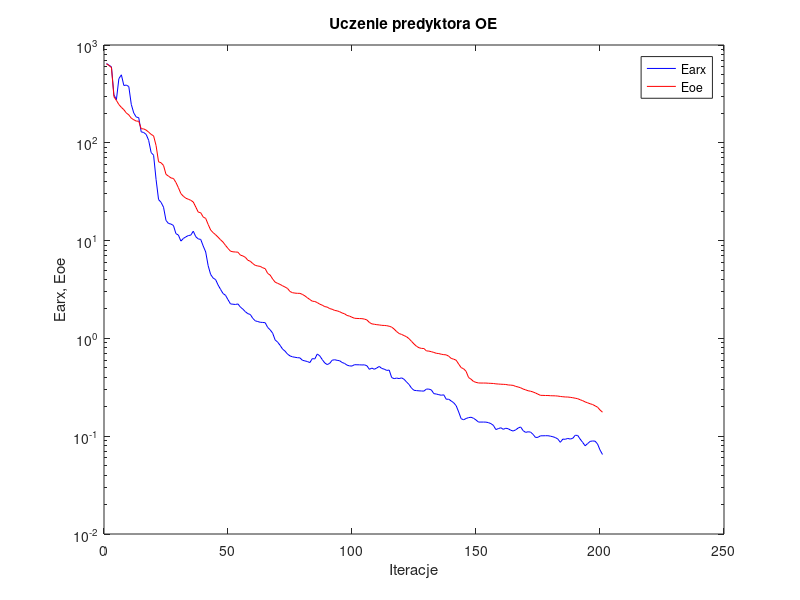
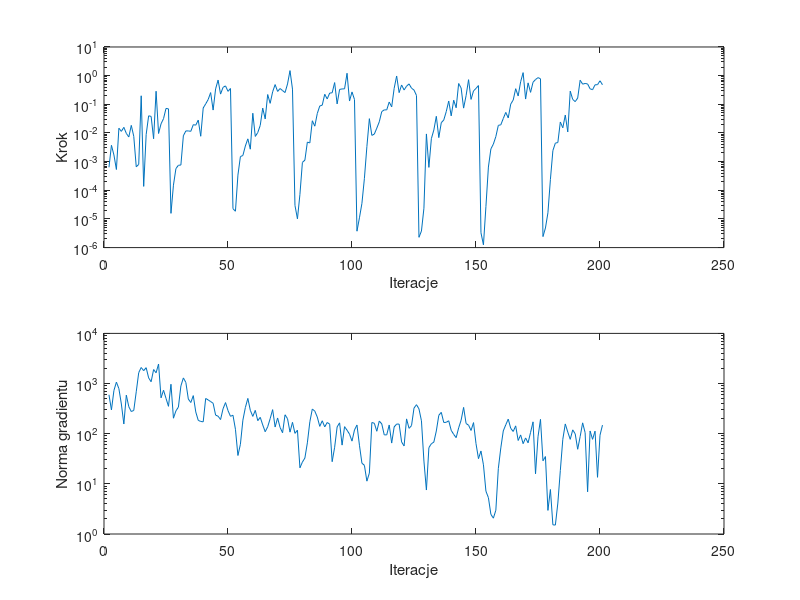

Write MATLAB code to recreate these figures, in order.
%uczenie predyktora oe
clear all;
n=0; farx(n+1)=6.458148e+002; foe(n+1)=6.420398e+002; wspucz(n+1)=0.000000e+000; ng(n+1)=0.000000e+000;
%odnowa zmiennej metryki
n=1; farx(n+1)=6.214109e+002; foe(n+1)=6.176414e+002; krok(n+1)=6.328553e-004; ng(n+1)=5.962145e+002;
n=2; farx(n+1)=5.979073e+002; foe(n+1)=5.884364e+002; krok(n+1)=3.709130e-003; ng(n+1)=2.985600e+002;
n=3; farx(n+1)=3.093941e+002; foe(n+1)=2.954288e+002; krok(n+1)=1.708036e-003; ng(n+1)=7.268508e+002;
n=4; farx(n+1)=2.761281e+002; foe(n+1)=2.715702e+002; krok(n+1)=5.304139e-004; ng(n+1)=1.067278e+003;
n=5; farx(n+1)=4.529353e+002; foe(n+1)=2.461129e+002; krok(n+1)=1.464382e-002; ng(n+1)=7.921356e+002;
n=6; farx(n+1)=4.956970e+002; foe(n+1)=2.304553e+002; krok(n+1)=1.136409e-002; ng(n+1)=3.905517e+002;
n=7; farx(n+1)=3.855498e+002; foe(n+1)=2.180620e+002; krok(n+1)=1.572814e-002; ng(n+1)=1.561311e+002;
n=8; farx(n+1)=3.891598e+002; foe(n+1)=2.019211e+002; krok(n+1)=9.659422e-003; ng(n+1)=5.871883e+002;
n=9; farx(n+1)=3.761018e+002; foe(n+1)=1.929395e+002; krok(n+1)=7.251821e-003; ng(n+1)=3.452178e+002;
n=10; farx(n+1)=2.470748e+002; foe(n+1)=1.784449e+002; krok(n+1)=1.840296e-002; ng(n+1)=2.765749e+002;
n=11; farx(n+1)=2.017252e+002; foe(n+1)=1.720722e+002; krok(n+1)=7.627492e-003; ng(n+1)=2.911555e+002;
n=12; farx(n+1)=1.834377e+002; foe(n+1)=1.667060e+002; krok(n+1)=6.603184e-004; ng(n+1)=6.859848e+002;
n=13; farx(n+1)=1.807988e+002; foe(n+1)=1.662555e+002; krok(n+1)=7.998863e-004; ng(n+1)=1.651598e+003;
n=14; farx(n+1)=1.295218e+002; foe(n+1)=1.393185e+002; krok(n+1)=1.981883e-001; ng(n+1)=2.088658e+003;
n=15; farx(n+1)=1.274892e+002; foe(n+1)=1.387322e+002; krok(n+1)=1.366331e-004; ng(n+1)=1.805253e+003;
n=16; farx(n+1)=1.218669e+002; foe(n+1)=1.348436e+002; krok(n+1)=8.806488e-003; ng(n+1)=2.072655e+003;
n=17; farx(n+1)=1.060888e+002; foe(n+1)=1.285709e+002; krok(n+1)=3.965874e-002; ng(n+1)=1.295715e+003;
n=18; farx(n+1)=7.961329e+001; foe(n+1)=1.219771e+002; krok(n+1)=3.783561e-002; ng(n+1)=1.087093e+003;
n=19; farx(n+1)=7.457542e+001; foe(n+1)=1.177238e+002; krok(n+1)=6.281400e-003; ng(n+1)=1.901090e+003;
n=20; farx(n+1)=4.209436e+001; foe(n+1)=9.364372e+001; krok(n+1)=2.857025e-001; ng(n+1)=1.639227e+003;
n=21; farx(n+1)=2.627666e+001; foe(n+1)=6.392999e+001; krok(n+1)=9.576149e-003; ng(n+1)=2.451605e+003;
n=22; farx(n+1)=2.462867e+001; foe(n+1)=6.250823e+001; krok(n+1)=2.085765e-002; ng(n+1)=5.186237e+002;
n=23; farx(n+1)=2.195978e+001; foe(n+1)=5.869545e+001; krok(n+1)=3.153338e-002; ng(n+1)=7.352453e+002;
n=24; farx(n+1)=1.607473e+001; foe(n+1)=4.756215e+001; krok(n+1)=7.190954e-002; ng(n+1)=5.070384e+002;
n=25; farx(n+1)=1.497273e+001; foe(n+1)=4.564855e+001; krok(n+1)=6.935426e-002; ng(n+1)=3.513796e+002;
%odnowa zmiennej metryki
n=26; farx(n+1)=1.476206e+001; foe(n+1)=4.371698e+001; krok(n+1)=1.565988e-005; ng(n+1)=9.685420e+002;
n=27; farx(n+1)=1.427673e+001; foe(n+1)=4.318109e+001; krok(n+1)=1.509285e-004; ng(n+1)=2.036346e+002;
n=28; farx(n+1)=1.177822e+001; foe(n+1)=3.933490e+001; krok(n+1)=5.723719e-004; ng(n+1)=2.852204e+002;
n=29; farx(n+1)=1.139592e+001; foe(n+1)=3.475267e+001; krok(n+1)=7.459007e-004; ng(n+1)=3.395697e+002;
n=30; farx(n+1)=9.882385e+000; foe(n+1)=3.024903e+001; krok(n+1)=7.601488e-004; ng(n+1)=8.953165e+002;
n=31; farx(n+1)=1.052016e+001; foe(n+1)=2.839895e+001; krok(n+1)=7.980009e-003; ng(n+1)=1.294824e+003;
n=32; farx(n+1)=1.091908e+001; foe(n+1)=2.712697e+001; krok(n+1)=1.175883e-002; ng(n+1)=1.052460e+003;
n=33; farx(n+1)=1.126045e+001; foe(n+1)=2.648374e+001; krok(n+1)=1.178924e-002; ng(n+1)=4.919321e+002;
n=34; farx(n+1)=1.137705e+001; foe(n+1)=2.582060e+001; krok(n+1)=1.140023e-002; ng(n+1)=4.182531e+002;
n=35; farx(n+1)=1.249095e+001; foe(n+1)=2.480725e+001; krok(n+1)=1.947831e-002; ng(n+1)=5.745125e+002;
n=36; farx(n+1)=1.096289e+001; foe(n+1)=2.205719e+001; krok(n+1)=1.869617e-002; ng(n+1)=2.716900e+002;
n=37; farx(n+1)=1.041024e+001; foe(n+1)=1.955525e+001; krok(n+1)=2.812841e-002; ng(n+1)=1.844995e+002;
n=38; farx(n+1)=1.027901e+001; foe(n+1)=1.926586e+001; krok(n+1)=7.671715e-003; ng(n+1)=1.753897e+002;
n=39; farx(n+1)=8.809068e+000; foe(n+1)=1.743325e+001; krok(n+1)=7.438244e-002; ng(n+1)=1.725190e+002;
n=40; farx(n+1)=7.657058e+000; foe(n+1)=1.686608e+001; krok(n+1)=1.032026e-001; ng(n+1)=5.044563e+002;
n=41; farx(n+1)=5.535459e+000; foe(n+1)=1.462889e+001; krok(n+1)=1.467726e-001; ng(n+1)=4.714422e+002;
n=42; farx(n+1)=4.503647e+000; foe(n+1)=1.284150e+001; krok(n+1)=2.561085e-001; ng(n+1)=4.370056e+002;
n=43; farx(n+1)=4.144553e+000; foe(n+1)=1.206845e+001; krok(n+1)=6.287977e-002; ng(n+1)=4.045945e+002;
n=44; farx(n+1)=3.990559e+000; foe(n+1)=1.147905e+001; krok(n+1)=3.444314e-001; ng(n+1)=2.347702e+002;
n=45; farx(n+1)=3.518217e+000; foe(n+1)=1.083333e+001; krok(n+1)=7.011953e-001; ng(n+1)=2.231488e+002;
n=46; farx(n+1)=3.170287e+000; foe(n+1)=1.019096e+001; krok(n+1)=2.268451e-001; ng(n+1)=1.913802e+002;
n=47; farx(n+1)=2.876769e+000; foe(n+1)=9.650162e+000; krok(n+1)=3.903951e-001; ng(n+1)=3.138635e+002;
n=48; farx(n+1)=2.758623e+000; foe(n+1)=8.930143e+000; krok(n+1)=4.386596e-001; ng(n+1)=4.172056e+002;
n=49; farx(n+1)=2.487724e+000; foe(n+1)=8.317070e+000; krok(n+1)=2.828655e-001; ng(n+1)=2.886714e+002;
n=50; farx(n+1)=2.251839e+000; foe(n+1)=7.793221e+000; krok(n+1)=3.556863e-001; ng(n+1)=2.222080e+002;
%odnowa zmiennej metryki
n=51; farx(n+1)=2.236755e+000; foe(n+1)=7.680901e+000; krok(n+1)=2.277170e-005; ng(n+1)=2.334524e+002;
n=52; farx(n+1)=2.222547e+000; foe(n+1)=7.647538e+000; krok(n+1)=1.858062e-005; ng(n+1)=1.224874e+002;
n=53; farx(n+1)=2.252392e+000; foe(n+1)=7.613529e+000; krok(n+1)=3.383827e-004; ng(n+1)=3.675840e+001;
n=54; farx(n+1)=2.089935e+000; foe(n+1)=7.103149e+000; krok(n+1)=1.499367e-003; ng(n+1)=6.151345e+001;
n=55; farx(n+1)=1.990787e+000; foe(n+1)=6.969119e+000; krok(n+1)=1.635770e-003; ng(n+1)=1.861673e+002;
n=56; farx(n+1)=1.874619e+000; foe(n+1)=6.743455e+000; krok(n+1)=3.516052e-003; ng(n+1)=3.325753e+002;
n=57; farx(n+1)=1.790658e+000; foe(n+1)=6.298305e+000; krok(n+1)=6.227174e-003; ng(n+1)=5.055017e+002;
n=58; farx(n+1)=1.756708e+000; foe(n+1)=6.145764e+000; krok(n+1)=2.716773e-003; ng(n+1)=2.927156e+002;
n=59; farx(n+1)=1.602274e+000; foe(n+1)=5.823161e+000; krok(n+1)=4.880471e-002; ng(n+1)=2.212382e+002;
n=60; farx(n+1)=1.511661e+000; foe(n+1)=5.581022e+000; krok(n+1)=7.557177e-003; ng(n+1)=2.920880e+002;
n=61; farx(n+1)=1.487242e+000; foe(n+1)=5.501227e+000; krok(n+1)=1.033570e-002; ng(n+1)=1.819084e+002;
n=62; farx(n+1)=1.461841e+000; foe(n+1)=5.449576e+000; krok(n+1)=1.835014e-002; ng(n+1)=2.121261e+002;
n=63; farx(n+1)=1.456044e+000; foe(n+1)=5.277032e+000; krok(n+1)=7.384818e-002; ng(n+1)=1.496520e+002;
n=64; farx(n+1)=1.446581e+000; foe(n+1)=5.163302e+000; krok(n+1)=3.081734e-002; ng(n+1)=1.094166e+002;
n=65; farx(n+1)=1.294729e+000; foe(n+1)=4.617727e+000; krok(n+1)=2.193298e-001; ng(n+1)=1.372224e+002;
n=66; farx(n+1)=1.223366e+000; foe(n+1)=4.439466e+000; krok(n+1)=1.081188e-001; ng(n+1)=1.996440e+002;
n=67; farx(n+1)=1.131564e+000; foe(n+1)=4.048792e+000; krok(n+1)=2.730900e-001; ng(n+1)=3.020239e+002;
n=68; farx(n+1)=9.655031e-001; foe(n+1)=3.764290e+000; krok(n+1)=4.880844e-001; ng(n+1)=1.359164e+002;
n=69; farx(n+1)=9.163713e-001; foe(n+1)=3.655040e+000; krok(n+1)=2.815910e-001; ng(n+1)=2.059009e+002;
n=70; farx(n+1)=8.502390e-001; foe(n+1)=3.566872e+000; krok(n+1)=3.550835e-001; ng(n+1)=1.333628e+002;
n=71; farx(n+1)=7.777913e-001; foe(n+1)=3.450458e+000; krok(n+1)=3.011048e-001; ng(n+1)=1.044781e+002;
n=72; farx(n+1)=7.408122e-001; foe(n+1)=3.351408e+000; krok(n+1)=2.569287e-001; ng(n+1)=2.384140e+002;
n=73; farx(n+1)=6.909336e-001; foe(n+1)=3.240551e+000; krok(n+1)=5.126125e-001; ng(n+1)=1.990468e+002;
n=74; farx(n+1)=6.623856e-001; foe(n+1)=3.017609e+000; krok(n+1)=1.498210e+000; ng(n+1)=1.074049e+002;
n=75; farx(n+1)=6.482080e-001; foe(n+1)=2.934215e+000; krok(n+1)=3.388186e-001; ng(n+1)=1.686570e+002;
%odnowa zmiennej metryki
n=76; farx(n+1)=6.414509e-001; foe(n+1)=2.905179e+000; krok(n+1)=2.965489e-005; ng(n+1)=1.015858e+002;
n=77; farx(n+1)=6.349278e-001; foe(n+1)=2.890218e+000; krok(n+1)=1.008355e-005; ng(n+1)=1.176993e+002;
n=78; farx(n+1)=6.325970e-001; foe(n+1)=2.888241e+000; krok(n+1)=7.166629e-005; ng(n+1)=2.088472e+001;
n=79; farx(n+1)=5.978976e-001; foe(n+1)=2.817532e+000; krok(n+1)=9.413494e-004; ng(n+1)=2.716215e+001;
n=80; farx(n+1)=5.886554e-001; foe(n+1)=2.722206e+000; krok(n+1)=1.124689e-003; ng(n+1)=3.270358e+001;
n=81; farx(n+1)=5.804200e-001; foe(n+1)=2.604692e+000; krok(n+1)=4.800362e-003; ng(n+1)=6.570428e+001;
n=82; farx(n+1)=5.658358e-001; foe(n+1)=2.496170e+000; krok(n+1)=4.483426e-003; ng(n+1)=1.727748e+002;
n=83; farx(n+1)=6.215096e-001; foe(n+1)=2.401947e+000; krok(n+1)=2.667694e-002; ng(n+1)=3.103672e+002;
n=84; farx(n+1)=6.164855e-001; foe(n+1)=2.384504e+000; krok(n+1)=1.725161e-002; ng(n+1)=2.817629e+002;
n=85; farx(n+1)=6.931255e-001; foe(n+1)=2.323651e+000; krok(n+1)=4.773765e-002; ng(n+1)=2.147985e+002;
n=86; farx(n+1)=6.628286e-001; foe(n+1)=2.239254e+000; krok(n+1)=8.732707e-002; ng(n+1)=1.399541e+002;
n=87; farx(n+1)=6.077021e-001; foe(n+1)=2.187656e+000; krok(n+1)=9.327289e-002; ng(n+1)=1.811331e+002;
n=88; farx(n+1)=5.615062e-001; foe(n+1)=2.114126e+000; krok(n+1)=2.240290e-001; ng(n+1)=1.366982e+002;
n=89; farx(n+1)=5.400518e-001; foe(n+1)=2.090681e+000; krok(n+1)=1.537931e-001; ng(n+1)=1.673359e+002;
n=90; farx(n+1)=5.555471e-001; foe(n+1)=2.017871e+000; krok(n+1)=2.461541e-001; ng(n+1)=1.548717e+002;
n=91; farx(n+1)=5.983269e-001; foe(n+1)=1.985976e+000; krok(n+1)=2.522670e-001; ng(n+1)=2.765961e+001;
n=92; farx(n+1)=6.053351e-001; foe(n+1)=1.932450e+000; krok(n+1)=5.727234e-001; ng(n+1)=5.367002e+001;
n=93; farx(n+1)=5.967321e-001; foe(n+1)=1.913610e+000; krok(n+1)=1.032026e-001; ng(n+1)=1.365698e+002;
n=94; farx(n+1)=5.912266e-001; foe(n+1)=1.875083e+000; krok(n+1)=3.307424e-001; ng(n+1)=1.644979e+002;
n=95; farx(n+1)=5.675683e-001; foe(n+1)=1.820014e+000; krok(n+1)=3.435737e-001; ng(n+1)=5.921991e+001;
n=96; farx(n+1)=5.546563e-001; foe(n+1)=1.785051e+000; krok(n+1)=3.465039e-001; ng(n+1)=1.381638e+002;
n=97; farx(n+1)=5.329945e-001; foe(n+1)=1.716168e+000; krok(n+1)=1.211656e+000; ng(n+1)=1.174135e+002;
n=98; farx(n+1)=5.234474e-001; foe(n+1)=1.690524e+000; krok(n+1)=1.300904e-001; ng(n+1)=9.792637e+001;
n=99; farx(n+1)=5.216617e-001; foe(n+1)=1.644922e+000; krok(n+1)=2.701916e-001; ng(n+1)=7.109128e+001;
n=100; farx(n+1)=5.384700e-001; foe(n+1)=1.607056e+000; krok(n+1)=1.467726e-001; ng(n+1)=1.187130e+002;
%odnowa zmiennej metryki
n=101; farx(n+1)=5.373286e-001; foe(n+1)=1.599780e+000; krok(n+1)=3.735878e-006; ng(n+1)=1.490466e+002;
n=102; farx(n+1)=5.370044e-001; foe(n+1)=1.595629e+000; krok(n+1)=1.095376e-005; ng(n+1)=5.888444e+001;
n=103; farx(n+1)=5.351421e-001; foe(n+1)=1.592027e+000; krok(n+1)=3.502676e-005; ng(n+1)=2.579923e+001;
n=104; farx(n+1)=5.365099e-001; foe(n+1)=1.576354e+000; krok(n+1)=2.601359e-004; ng(n+1)=2.342980e+001;
n=105; farx(n+1)=5.258050e-001; foe(n+1)=1.544426e+000; krok(n+1)=3.334617e-003; ng(n+1)=1.131554e+001;
n=106; farx(n+1)=4.828234e-001; foe(n+1)=1.456506e+000; krok(n+1)=3.153338e-002; ng(n+1)=1.639661e+001;
n=107; farx(n+1)=4.972946e-001; foe(n+1)=1.407866e+000; krok(n+1)=8.229748e-003; ng(n+1)=1.671262e+002;
n=108; farx(n+1)=4.834666e-001; foe(n+1)=1.395095e+000; krok(n+1)=9.128410e-003; ng(n+1)=1.616572e+002;
n=109; farx(n+1)=4.990385e-001; foe(n+1)=1.381203e+000; krok(n+1)=1.473291e-002; ng(n+1)=1.118497e+002;
n=110; farx(n+1)=5.167917e-001; foe(n+1)=1.372929e+000; krok(n+1)=2.452306e-002; ng(n+1)=1.786544e+002;
n=111; farx(n+1)=4.929480e-001; foe(n+1)=1.360603e+000; krok(n+1)=5.576355e-002; ng(n+1)=1.567479e+002;
n=112; farx(n+1)=4.847675e-001; foe(n+1)=1.356616e+000; krok(n+1)=6.385486e-002; ng(n+1)=9.483167e+001;
n=113; farx(n+1)=4.707184e-001; foe(n+1)=1.349153e+000; krok(n+1)=6.384007e-002; ng(n+1)=9.467643e+001;
n=114; farx(n+1)=4.743273e-001; foe(n+1)=1.331438e+000; krok(n+1)=1.196783e-001; ng(n+1)=1.493714e+002;
n=115; farx(n+1)=3.974944e-001; foe(n+1)=1.304473e+000; krok(n+1)=8.153064e-002; ng(n+1)=6.501937e+001;
n=116; farx(n+1)=3.877985e-001; foe(n+1)=1.245383e+000; krok(n+1)=3.601750e-001; ng(n+1)=1.366766e+002;
n=117; farx(n+1)=3.930328e-001; foe(n+1)=1.174124e+000; krok(n+1)=9.725754e-001; ng(n+1)=1.556399e+002;
n=118; farx(n+1)=3.883361e-001; foe(n+1)=1.121924e+000; krok(n+1)=2.553603e-001; ng(n+1)=1.553279e+002;
n=119; farx(n+1)=3.948309e-001; foe(n+1)=1.097781e+000; krok(n+1)=4.726961e-001; ng(n+1)=6.849876e+001;
n=120; farx(n+1)=3.817584e-001; foe(n+1)=1.068680e+000; krok(n+1)=3.158996e-001; ng(n+1)=5.691538e+001;
n=121; farx(n+1)=3.584782e-001; foe(n+1)=1.039526e+000; krok(n+1)=4.288049e-001; ng(n+1)=1.973405e+002;
n=122; farx(n+1)=3.379247e-001; foe(n+1)=9.932969e-001; krok(n+1)=5.155493e-001; ng(n+1)=1.278211e+002;
n=123; farx(n+1)=3.099784e-001; foe(n+1)=9.332339e-001; krok(n+1)=3.647485e-001; ng(n+1)=1.449633e+002;
n=124; farx(n+1)=2.947514e-001; foe(n+1)=8.774475e-001; krok(n+1)=3.143779e-001; ng(n+1)=3.239780e+002;
n=125; farx(n+1)=2.925852e-001; foe(n+1)=8.310162e-001; krok(n+1)=2.032965e-001; ng(n+1)=3.788839e+002;
%odnowa zmiennej metryki
n=126; farx(n+1)=2.909383e-001; foe(n+1)=8.032643e-001; krok(n+1)=2.284886e-006; ng(n+1)=3.130234e+002;
n=127; farx(n+1)=2.900529e-001; foe(n+1)=7.903237e-001; krok(n+1)=3.787925e-006; ng(n+1)=1.809607e+002;
n=128; farx(n+1)=2.890487e-001; foe(n+1)=7.881954e-001; krok(n+1)=2.364703e-005; ng(n+1)=2.848444e+001;
n=129; farx(n+1)=3.034785e-001; foe(n+1)=7.453375e-001; krok(n+1)=9.249437e-003; ng(n+1)=7.531687e+000;
n=130; farx(n+1)=3.031054e-001; foe(n+1)=7.415880e-001; krok(n+1)=6.295194e-004; ng(n+1)=5.273667e+001;
n=131; farx(n+1)=2.972372e-001; foe(n+1)=7.313856e-001; krok(n+1)=6.319511e-003; ng(n+1)=6.307738e+001;
n=132; farx(n+1)=2.722989e-001; foe(n+1)=7.185915e-001; krok(n+1)=1.270603e-002; ng(n+1)=6.797136e+001;
n=133; farx(n+1)=2.698970e-001; foe(n+1)=7.043809e-001; krok(n+1)=3.809184e-002; ng(n+1)=1.133851e+002;
n=134; farx(n+1)=2.658293e-001; foe(n+1)=6.995743e-001; krok(n+1)=6.884742e-003; ng(n+1)=2.328678e+002;
n=135; farx(n+1)=2.623500e-001; foe(n+1)=6.890793e-001; krok(n+1)=2.284436e-002; ng(n+1)=2.665811e+002;
n=136; farx(n+1)=2.650258e-001; foe(n+1)=6.822333e-001; krok(n+1)=2.835564e-002; ng(n+1)=1.674049e+002;
n=137; farx(n+1)=2.386480e-001; foe(n+1)=6.785764e-001; krok(n+1)=5.560984e-002; ng(n+1)=1.685702e+002;
n=138; farx(n+1)=2.388339e-001; foe(n+1)=6.576835e-001; krok(n+1)=1.300618e-001; ng(n+1)=1.810405e+002;
n=139; farx(n+1)=2.291988e-001; foe(n+1)=6.244508e-001; krok(n+1)=3.950757e-002; ng(n+1)=1.168824e+002;
n=140; farx(n+1)=2.198356e-001; foe(n+1)=6.132039e-001; krok(n+1)=1.390811e-001; ng(n+1)=9.696490e+001;
n=141; farx(n+1)=2.051002e-001; foe(n+1)=5.986261e-001; krok(n+1)=7.572847e-002; ng(n+1)=8.348207e+001;
n=142; farx(n+1)=1.773029e-001; foe(n+1)=5.469133e-001; krok(n+1)=5.317968e-001; ng(n+1)=1.305496e+002;
n=143; farx(n+1)=1.510814e-001; foe(n+1)=5.030616e-001; krok(n+1)=3.711420e-001; ng(n+1)=1.862249e+002;
n=144; farx(n+1)=1.471490e-001; foe(n+1)=4.893014e-001; krok(n+1)=7.361186e-002; ng(n+1)=3.346030e+002;
n=145; farx(n+1)=1.517106e-001; foe(n+1)=4.605899e-001; krok(n+1)=2.002215e-001; ng(n+1)=1.597452e+002;
n=146; farx(n+1)=1.549198e-001; foe(n+1)=3.982978e-001; krok(n+1)=7.228765e-001; ng(n+1)=1.477649e+002;
n=147; farx(n+1)=1.562141e-001; foe(n+1)=3.825568e-001; krok(n+1)=1.482616e-001; ng(n+1)=1.160642e+002;
n=148; farx(n+1)=1.526080e-001; foe(n+1)=3.628977e-001; krok(n+1)=2.936023e-001; ng(n+1)=1.664596e+002;
n=149; farx(n+1)=1.465094e-001; foe(n+1)=3.552538e-001; krok(n+1)=3.589369e-001; ng(n+1)=6.341624e+001;
n=150; farx(n+1)=1.394890e-001; foe(n+1)=3.502469e-001; krok(n+1)=4.500546e-001; ng(n+1)=3.180043e+001;
%odnowa zmiennej metryki
n=151; farx(n+1)=1.394953e-001; foe(n+1)=3.496739e-001; krok(n+1)=3.298761e-006; ng(n+1)=4.520753e+001;
n=152; farx(n+1)=1.394870e-001; foe(n+1)=3.496017e-001; krok(n+1)=1.249943e-006; ng(n+1)=2.397150e+001;
n=153; farx(n+1)=1.393352e-001; foe(n+1)=3.494708e-001; krok(n+1)=2.713913e-005; ng(n+1)=7.137394e+000;
n=154; farx(n+1)=1.376674e-001; foe(n+1)=3.480268e-001; krok(n+1)=6.459813e-004; ng(n+1)=5.306757e+000;
n=155; farx(n+1)=1.345080e-001; foe(n+1)=3.470493e-001; krok(n+1)=2.774090e-003; ng(n+1)=2.468410e+000;
n=156; farx(n+1)=1.291837e-001; foe(n+1)=3.459829e-001; krok(n+1)=4.083230e-003; ng(n+1)=2.068394e+000;
n=157; farx(n+1)=1.169611e-001; foe(n+1)=3.430156e-001; krok(n+1)=7.479896e-003; ng(n+1)=2.978506e+000;
n=158; farx(n+1)=1.195761e-001; foe(n+1)=3.416242e-001; krok(n+1)=1.839173e-002; ng(n+1)=2.016197e+001;
n=159; farx(n+1)=1.220294e-001; foe(n+1)=3.400835e-001; krok(n+1)=1.926189e-002; ng(n+1)=5.203524e+001;
n=160; farx(n+1)=1.176087e-001; foe(n+1)=3.392050e-001; krok(n+1)=3.192743e-002; ng(n+1)=1.135832e+002;
n=161; farx(n+1)=1.205899e-001; foe(n+1)=3.379634e-001; krok(n+1)=5.213103e-002; ng(n+1)=1.504797e+002;
n=162; farx(n+1)=1.192118e-001; foe(n+1)=3.342004e-001; krok(n+1)=3.344126e-002; ng(n+1)=1.952415e+002;
n=163; farx(n+1)=1.151351e-001; foe(n+1)=3.329153e-001; krok(n+1)=1.015974e-001; ng(n+1)=1.280324e+002;
n=164; farx(n+1)=1.129762e-001; foe(n+1)=3.308109e-001; krok(n+1)=1.409038e-001; ng(n+1)=1.107836e+002;
n=165; farx(n+1)=1.161495e-001; foe(n+1)=3.228541e-001; krok(n+1)=3.505976e-001; ng(n+1)=1.432259e+002;
n=166; farx(n+1)=1.212084e-001; foe(n+1)=3.186972e-001; krok(n+1)=1.951976e-001; ng(n+1)=7.318135e+001;
n=167; farx(n+1)=1.243117e-001; foe(n+1)=3.125655e-001; krok(n+1)=6.137814e-001; ng(n+1)=9.452055e+001;
n=168; farx(n+1)=1.139927e-001; foe(n+1)=3.038017e-001; krok(n+1)=1.274317e+000; ng(n+1)=6.326560e+001;
n=169; farx(n+1)=1.094477e-001; foe(n+1)=2.978522e-001; krok(n+1)=1.523673e-001; ng(n+1)=8.229763e+001;
n=170; farx(n+1)=1.109330e-001; foe(n+1)=2.915847e-001; krok(n+1)=5.596492e-001; ng(n+1)=6.570206e+001;
n=171; farx(n+1)=1.102203e-001; foe(n+1)=2.883331e-001; krok(n+1)=2.611580e-001; ng(n+1)=1.062158e+002;
n=172; farx(n+1)=1.044217e-001; foe(n+1)=2.832751e-001; krok(n+1)=5.896462e-001; ng(n+1)=1.723013e+002;
n=173; farx(n+1)=9.707331e-002; foe(n+1)=2.765102e-001; krok(n+1)=7.310195e-001; ng(n+1)=1.587218e+001;
n=174; farx(n+1)=9.749800e-002; foe(n+1)=2.688579e-001; krok(n+1)=8.536620e-001; ng(n+1)=8.684325e+001;
n=175; farx(n+1)=1.009450e-001; foe(n+1)=2.616742e-001; krok(n+1)=7.771907e-001; ng(n+1)=1.931421e+002;
%odnowa zmiennej metryki
n=176; farx(n+1)=1.009678e-001; foe(n+1)=2.614700e-001; krok(n+1)=2.417991e-006; ng(n+1)=2.882994e+001;
n=177; farx(n+1)=1.011472e-001; foe(n+1)=2.606803e-001; krok(n+1)=4.833762e-006; ng(n+1)=3.500574e+001;
n=178; farx(n+1)=1.011304e-001; foe(n+1)=2.606620e-001; krok(n+1)=1.641052e-005; ng(n+1)=2.955172e+000;
n=179; farx(n+1)=1.001085e-001; foe(n+1)=2.593894e-001; krok(n+1)=2.383224e-004; ng(n+1)=7.722499e+000;
n=180; farx(n+1)=9.870311e-002; foe(n+1)=2.590100e-001; krok(n+1)=2.433134e-003; ng(n+1)=1.524415e+000;
n=181; farx(n+1)=9.685641e-002; foe(n+1)=2.585661e-001; krok(n+1)=4.432757e-003; ng(n+1)=1.507284e+000;
n=182; farx(n+1)=9.352572e-002; foe(n+1)=2.572596e-001; krok(n+1)=4.629191e-003; ng(n+1)=4.138824e+000;
n=183; farx(n+1)=8.664865e-002; foe(n+1)=2.549544e-001; krok(n+1)=2.410544e-002; ng(n+1)=1.843425e+001;
n=184; farx(n+1)=9.334381e-002; foe(n+1)=2.533338e-001; krok(n+1)=1.513348e-002; ng(n+1)=7.720565e+001;
n=185; farx(n+1)=9.303481e-002; foe(n+1)=2.518325e-001; krok(n+1)=4.215364e-002; ng(n+1)=1.565479e+002;
n=186; farx(n+1)=9.486896e-002; foe(n+1)=2.514914e-001; krok(n+1)=1.086709e-002; ng(n+1)=1.079189e+002;
n=187; farx(n+1)=9.355397e-002; foe(n+1)=2.497255e-001; krok(n+1)=2.879025e-001; ng(n+1)=7.716893e+001;
n=188; farx(n+1)=9.506172e-002; foe(n+1)=2.475170e-001; krok(n+1)=1.478545e-001; ng(n+1)=1.192843e+002;
n=189; farx(n+1)=1.021571e-001; foe(n+1)=2.446279e-001; krok(n+1)=1.238533e-001; ng(n+1)=9.936080e+001;
n=190; farx(n+1)=1.018493e-001; foe(n+1)=2.417924e-001; krok(n+1)=1.655202e-001; ng(n+1)=4.893106e+001;
n=191; farx(n+1)=9.339586e-002; foe(n+1)=2.359784e-001; krok(n+1)=6.930078e-001; ng(n+1)=8.789824e+001;
n=192; farx(n+1)=8.653357e-002; foe(n+1)=2.309868e-001; krok(n+1)=5.045340e-001; ng(n+1)=1.646343e+002;
n=193; farx(n+1)=7.980147e-002; foe(n+1)=2.242693e-001; krok(n+1)=5.344503e-001; ng(n+1)=1.047611e+002;
n=194; farx(n+1)=8.399022e-002; foe(n+1)=2.195065e-001; krok(n+1)=5.131430e-001; ng(n+1)=6.939404e+000;
n=195; farx(n+1)=8.844424e-002; foe(n+1)=2.147064e-001; krok(n+1)=3.477470e-001; ng(n+1)=1.133391e+002;
n=196; farx(n+1)=8.940360e-002; foe(n+1)=2.109685e-001; krok(n+1)=3.224739e-001; ng(n+1)=7.721878e+001;
n=197; farx(n+1)=8.899726e-002; foe(n+1)=2.045103e-001; krok(n+1)=4.788369e-001; ng(n+1)=1.123799e+002;
n=198; farx(n+1)=8.339285e-002; foe(n+1)=1.982118e-001; krok(n+1)=4.836593e-001; ng(n+1)=1.350334e+001;
n=199; farx(n+1)=7.238947e-002; foe(n+1)=1.855514e-001; krok(n+1)=6.614848e-001; ng(n+1)=9.337913e+001;
n=200; farx(n+1)=6.506875e-002; foe(n+1)=1.760194e-001; krok(n+1)=4.801921e-001; ng(n+1)=1.483877e+002;

figure; semilogy(farx,'b'); hold on; semilogy(foe,'r'); xlabel('Iteracje'); ylabel('Earx, Eoe'); legend('Earx','Eoe'); title('Uczenie predyktora OE');
figure; subplot(2,1,1); semilogy(krok); xlabel('Iteracje'); ylabel('Krok');
subplot(2,1,2); semilogy(ng); xlabel('Iteracje'); ylabel('Norma gradientu');
Earx=farx(n+1)
Eoe=foe(n+1)
